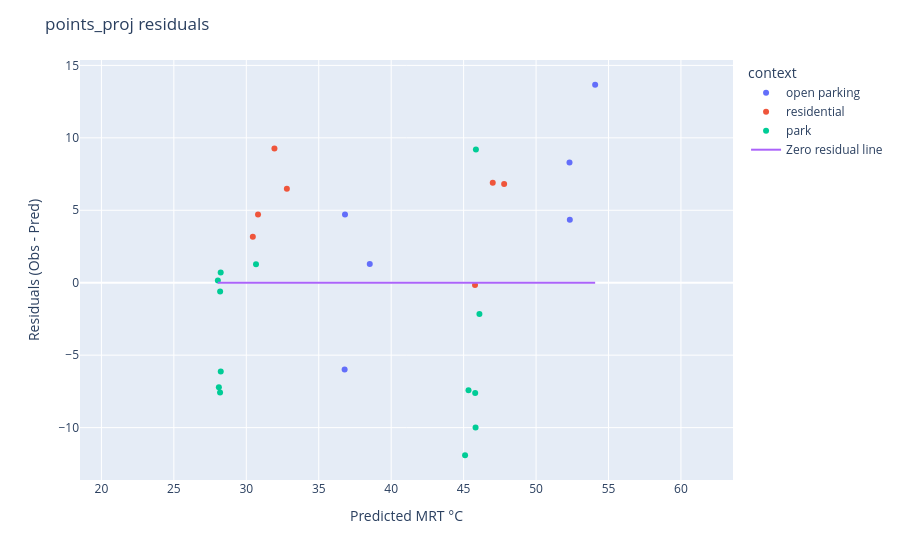

Write notebook code for a chart like this one.
### Code cell
residuals = obs - pred  # Compute residuals
# Scatter
fig = px.scatter(
    points_proj,
    x=pred,
    y=residuals,
    color="context",
    hover_data=["TG", "TA","WIND M/S corr", "condition", "Instrument"],
)

# 1:1 line
fig.add_scatter(
    x=[pred.min(), pred.max()],
    y=[0, 0],
    mode="lines",
    name="Zero residual line"
)

fig.update_layout(
    xaxis_title="Predicted MRT °C",
    yaxis_title="Residuals (Obs - Pred)",
    title="points_proj residuals"
)

fig.update_yaxes(scaleanchor="x", scaleratio=1)

fig.show()

### Figure 1 — Plotly figure (JSON) as saved in the notebook; plotly's stock layout.template omitted (floating-point values rounded to 4 significant figures)
{"data": [{"customdata": [[32.6, 29.3, 0.01, "SHADOW", "T1 - Sper Scientific 800036 "], [31.6, 28.7, 1.924, "SHADOW", "T2 - TM-188D TENMARS "], [38.7, 30.1, 0.6714, "SUN", "T2 - TM-188D TENMARS "], [42.2, 28.9, 0.7, "SUN", "T1 - Sper Scientific 800036 "], [33, 28.9, 0.01, "SHADOW", "T2 - TM-188D TENMARS "], [39.4, 29.2, 2.265, "SUN", "T2 - TM-188D TENMARS "]], "hovertemplate": "context=open parking<br>MRT_predicted=%{x}<br>y=%{y}<br>TG=%{customdata[0]}<br>TA=%{customdata[1]}<br>WIND M/S corr=%{customdata[2]}<br>condition=%{customdata[3]}<br>Instrument=%{customdata[4]}<extra></extra>", "legendgroup": "open parking", "marker": {"color": "#636efa", "symbol": "circle"}, "mode": "markers", "name": "open parking", "orientation": "v", "showlegend": true, "type": "scatter", "x": [36.79, 36.81, 52.31, 52.33, 38.52, 54.08], "xaxis": "x", "y": [-5.989, 4.702, 8.302, 4.354, 1.295, 13.66], "yaxis": "y"}, {"customdata": [[34.4, 30.7, 0.01, "SHADOW", "T2 - TM-188D TENMARS "], [38.6, 30.2, 0.6714, "SUN", "T2 - TM-188D TENMARS "], [32.5, 30.4, 0.01, "SHADOW", "T2 - TM-188D TENMARS "], [41.1, 31.5, 0.7852, "SUN", "T2 - TM-188D TENMARS "], [32.5, 30.3, 0.01, "SHADOW", "T2 - TM-188D TENMARS "], [43.7, 33.5, 0.01, "SUN", "T2 - TM-188D TENMARS "], [33.1, 30.6, 0.01, "SHADOW", "T2 - TM-188D TENMARS "]], "hovertemplate": "context=residential<br>MRT_predicted=%{x}<br>y=%{y}<br>TG=%{customdata[0]}<br>TA=%{customdata[1]}<br>WIND M/S corr=%{customdata[2]}<br>condition=%{customdata[3]}<br>Instrument=%{customdata[4]}<extra></extra>", "legendgroup": "residential", "marker": {"color": "#EF553B", "symbol": "circle"}, "mode": "markers", "name": "residential", "orientation": "v", "showlegend": true, "type": "scatter", "x": [31.94, 47.01, 32.8, 47.8, 30.81, 45.79, 30.45], "xaxis": "x", "y": [9.271, 6.899, 6.485, 6.818, 4.706, -0.1621, 3.174], "yaxis": "y"}, {"customdata": [[38, 34.4, 0.2, "SUN", "T1 - Sper Scientific 800036 "], [40.9, 35, 0.8, "SUN", "T1 - Sper Scientific 800036 "], [42.7, 36.4, 0.3, "SUN", "T1 - Sper Scientific 800036 "], [39.6, 34.8, 0.8, "SUN", "T1 - Sper Scientific 800036 "], [46.8, 37.2, 0.7, "SUN", "T1 - Sper Scientific 800036 "], [34.8, 31.9, 0.1, "SHADOW", "T1 - Sper Scientific 800036 "], [31.8, 32.3, 0.01, "SHADOW", "T1 - Sper Scientific 800036 "], [30, 31.6, 0.01, "SHADOW", "T1 - Sper Scientific 800036 "], [29.3, 31.8, 0.01, "SHADOW", "T1 - Sper Scientific 800036 "], [28.9, 31.9, 0.01, "SHADOW", "T1 - Sper Scientific 800036 "], [29.6, 31, 0.01, "SHADOW", "T1 - Sper Scientific 800036 "], [39.4, 30.1, 1.582, "SUN", "T2 - TM-188D TENMARS "], [29.7, 30.9, 0.01, "SHADOW", "T1 - Sper Scientific 800036 "]], "hovertemplate": "context=park<br>MRT_predicted=%{x}<br>y=%{y}<br>TG=%{customdata[0]}<br>TA=%{customdata[1]}<br>WIND M/S corr=%{customdata[2]}<br>condition=%{customdata[3]}<br>Instrument=%{customdata[4]}<extra></extra>", "legendgroup": "park", "marker": {"color": "#00cc96", "symbol": "circle"}, "mode": "markers", "name": "park", "orientation": "v", "showlegend": true, "type": "scatter", "x": [45.1, 45.34, 45.8, 45.83, 46.09, 30.67, 28.23, 28.04, 28.19, 28.19, 28.24, 45.85, 28.11], "xaxis": "x", "y": [-11.91, -7.428, -7.606, -9.985, -2.162, 1.276, 0.7071, 0.1519, -0.6124, -7.582, -6.121, 9.201, -7.221], "yaxis": "y"}, {"mode": "lines", "name": "Zero residual line", "type": "scatter", "x": [28.04, 54.08], "y": [0, 0]}], "layout": {"legend": {"title": {"text": "context"}, "tracegroupgap": 0}, "margin": {"t": 60}, "title": {"text": "points_proj residuals"}, "xaxis": {"anchor": "y", "domain": [0, 1], "title": {"text": "Predicted MRT °C"}}, "yaxis": {"anchor": "x", "domain": [0, 1], "scaleanchor": "x", "scaleratio": 1, "title": {"text": "Residuals (Obs - Pred)"}}}}
